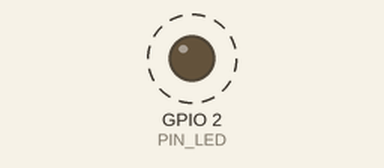
A sketch run on a simulated ESP32. Parts: output pins drawn as LEDs (lit = HIGH). Dashed ring = blinking. WiFi joins after 1.5 s; servers stay silent unless stated; uploads are accepted with an empty reply; what the sketch prints to the serial monitor is not drawn.

Above: at 2.7 s.
Timing chart, 0 to 5.0 s (numbered marks = the images above):
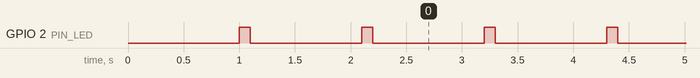

Measured:
- by itself, GPIO 2 (PIN_LED): alternates HIGH for 0.10 s and LOW for 1.0 s
- by itself, everything shown: repeats every 35.2 s, in 64 steps

The sketch:

my_esp32_led.ino
```cpp
/*
 *  This sketch sends data via HTTP GET requests to data.sparkfun.com service.
 *
 *  You need to get streamId and privateKey at data.sparkfun.com and paste them
 *  below. Or just customize this script to talk to other HTTP servers.
 *
 */
#include <Arduino.h>
#include <WiFi.h>
#include <Ticker.h>
#include <ArduinoJson.h>


int value = 0;
int led_sta = 0;

Ticker tickerLedrun;

//以下三个定义为调试定义
#define DebugBegin(baud_rate)    Serial.begin(baud_rate)
#define DebugPrintln(message)    Serial.println(message)
#define DebugPrint(message)    Serial.print(message)

const char* ssid     = "Tigerots";        // XXXXXX -- 使用时请修改为当前你的 wifi ssid
const char* password = "9955995599";      // XXXXXX -- 使用时请修改为当前你的 wifi 密码
const char* host = "api.seniverse.com";
const char* APIKEY = "wcmquevztdy1jpca";  //API KEY
const char* city = "guangzhou";
const char* language = "zh-Hans";         //zh-Hans 简体中文  会显示乱码

const unsigned long BAUD_RATE = 115200;   // serial connection speed
const unsigned long HTTP_TIMEOUT = 5000;  // max respone time from server
const size_t MAX_CONTENT_SIZE = 1000;     // max size of the HTTP response

// 我们要从此网页中提取的数据的类型
struct WeatherData
{
    char city[16];//城市名称
    char weather[32];//天气介绍（多云...）
    char temp[16];//温度
    char udate[32];//更新时间
};

WiFiClient client;
char response[MAX_CONTENT_SIZE];
char endOfHeaders[] = "\r\n\r\n";


void setup()
{
    // 每隔xs调用一次
    led_sta = 0;
    tickerLedrun.attach_ms(100, my_led_sta);
    delay(10);

    WiFi.mode(WIFI_STA);     //设置esp8266 工作模式
    DebugBegin(BAUD_RATE);
    DebugPrint("Connecting to "); //写几句提示，哈哈
    DebugPrintln(ssid);
    WiFi.begin(ssid, password);   //连接wifi
    WiFi.setAutoConnect(true);
    while (WiFi.status() != WL_CONNECTED)
    {
      //这个函数是wifi连接状态，返回wifi链接状态
      delay(500);
      DebugPrint(".");
    }
    DebugPrintln("");
    DebugPrintln("WiFi connected");
    delay(500);
    DebugPrintln("IP address: ");
    DebugPrintln(WiFi.localIP()); //WiFi.localIP()返回8266获得的ip地址
    client.setTimeout(HTTP_TIMEOUT);
}

void loop()
{
    //判断tcp client是否处于连接状态，不是就建立连接
    while (!client.connected())
    {
        if (!client.connect(host, 80))
        {
            DebugPrintln("connection....");
            delay(500);
        }
        DebugPrintln("tig_log: tcp连接成功");
    }
    //发送http请求 并且跳过响应头 直接获取响应body
    if (sendRequest(host, city, APIKEY) )
    {
        DebugPrintln("tig_log: 发送指令");
        delay(1000);

        if(skipResponseHeaders())
        {
            //清除缓冲
            clrEsp8266ResponseBuffer();
            //读取响应数据
            readReponseContent(response, sizeof(response));
            WeatherData weatherData;
            if (parseUserData(response, &weatherData))
            {
                printUserData(&weatherData);
            }
        }
    }
    delay(10000);//每5s调用一次
}


void my_led_sta(void)
{
    my_led_run(led_sta);
}

/********************************************************
 * LED指示灯闪烁函数
*********************************************************/
#define PIN_LED 2
#define my_led_off  digitalWrite(PIN_LED,LOW)
#define my_led_on   digitalWrite(PIN_LED,HIGH)
int lastTime = 0, currTime = 0;
void my_led_run(int sta)
{
    pinMode(PIN_LED, OUTPUT);// LED引脚初始化
    currTime = millis();
    switch(sta)
    {
        case 0:
            if((currTime - lastTime) > 1000)
            {
                lastTime = currTime;
                my_led_off;//关闭LED
            }
            else if((currTime - lastTime) > 900)
            {
                my_led_on;//点亮LED
            }
            else
            {
                my_led_off;//关闭LED
            }
        break;
        case 1:
            if((currTime - lastTime) > 1000)
            {
                lastTime = currTime;
                my_led_off;//关闭LED
            }
            else if((currTime - lastTime) > 500)
            {
                my_led_on;//点亮LED
            }
            else
            {
                my_led_off;//关闭LED
            }
        break;
        case 2:
            if((currTime - lastTime) > 2000)
            {
                lastTime = currTime;
                my_led_off;
            }
            else if((currTime - lastTime) > 1900)
            {
                my_led_on;
            }
            else if((currTime - lastTime) > 1800)
            {
                my_led_off;
            }
            else if((currTime - lastTime) > 1700)
            {
                my_led_on;
            }
            else
            {
                my_led_off;
            }
        break;
        default:
          my_led_on;
        break;
    }
}
//串口接收函数
void my_serial_read(void)
{
    //如果缓冲区中有数据,则读取并输出
    if(Serial.available()>0)
    {
        char ch = Serial.read();
        Serial.print(ch);
        if((ch<0x33)&&(ch>=0x30))
        {
            led_sta = ch-0x30;
        }
    }
}


/**
* @发送http请求指令
*/
bool sendRequest(const char* host, const char* cityid, const char* apiKey) {
  // We now create a URI for the request
  //心知天气  发送http请求
  String GetUrl = "/v3/weather/now.json?key=";
  GetUrl += apiKey;
  GetUrl += "&location=";
  GetUrl += city;
  GetUrl += "&language=";
  GetUrl += language;
  // This will send the request to the server
  client.print(String("GET ") + GetUrl + " HTTP/1.1\r\n" +
               "Host: " + host + "\r\n" +
               "Connection: close\r\n\r\n");

  DebugPrintln("create a request:");
  DebugPrintln(String("GET ") + GetUrl + " HTTP/1.1\r\n" +
               "Host: " + host + "\r\n" +
               "Connection: close\r\n");
  delay(1000);
  return true;
}

/**
* @Desc 跳过 HTTP 头，使我们在响应正文的开头
*/
bool skipResponseHeaders()
{
    // HTTP headers end with an empty line
    bool ok = client.find(endOfHeaders);
    if (!ok)
    {
        DebugPrintln("No response or invalid response!");
    }
    DebugPrintln("tig_log: 收到结尾");
    return ok;
}

/**
* @Desc 从HTTP服务器响应中读取正文
*/
void readReponseContent(char* content, size_t maxSize)
{
  int rxcnt = 0;
  size_t len = 0;

  rxcnt = client.available();
  DebugPrint("tig_log: 可读字节数");
  DebugPrintln(rxcnt);
  if(rxcnt < maxSize)
  {
    len = client.readBytes(content, rxcnt);//此处如果读取字节数rxcnt大于实际返回数,会阻塞
  }

  delay(100);
  DebugPrintln("Get the data from Internet!");
  content[len] = 0;
  DebugPrintln(content);
  DebugPrintln("Read data Over!");
  client.flush();//清除一下缓冲
}

/**
 * @Desc 解析数据 Json解析
 * 数据格式如下：
 * {
 *    "results": [
 *        {
 *            "location": {
 *                "id": "WX4FBXXFKE4F",
 *                "name": "北京",
 *                "country": "CN",
 *                "path": "北京,北京,中国",
 *                "timezone": "Asia/Shanghai",
 *                "timezone_offset": "+08:00"
 *            },
 *            "now": {
 *                "text": "多云",
 *                "code": "4",
 *                "temperature": "23"
 *            },
 *            "last_update": "2017-09-13T09:51:00+08:00"
 *        }
 *    ]
 *}
 */
bool parseUserData(char* content, struct WeatherData* weatherData) {
//    -- 根据我们需要解析的数据来计算JSON缓冲区最佳大小
//   如果你使用StaticJsonBuffer时才需要
//    const size_t BUFFER_SIZE = 1024;
//   在堆栈上分配一个临时内存池
//    StaticJsonBuffer<BUFFER_SIZE> jsonBuffer;
//    -- 如果堆栈的内存池太大，使用 DynamicJsonBuffer jsonBuffer 代替
  DynamicJsonBuffer jsonBuffer;

  JsonObject& root = jsonBuffer.parseObject(content);

  if (!root.success())
  {
    DebugPrintln("JSON parsing failed!");
    return false;
  }

  //复制我们感兴趣的字符串
  strcpy(weatherData->city, root["results"][0]["location"]["name"]);
  strcpy(weatherData->weather, root["results"][0]["now"]["text"]);
  strcpy(weatherData->temp, root["results"][0]["now"]["temperature"]);
  strcpy(weatherData->udate, root["results"][0]["last_update"]);
  //  -- 这不是强制复制，你可以使用指针，因为他们是指向“内容”缓冲区内，所以你需要确保
  //   当你读取字符串时它仍在内存中
  return true;
}

// 打印从JSON中提取的数据
void printUserData(const struct WeatherData* weatherData) {
  DebugPrintln("Print parsed data :");
  DebugPrint("City : ");
  DebugPrint(weatherData->city);
  DebugPrint(", \r\n");
  DebugPrint("Weather : ");
  DebugPrint(weatherData->weather);
  DebugPrint(", \r\n");
  DebugPrint("Temp : ");
  DebugPrint(weatherData->temp);
  DebugPrint(" C");
  DebugPrint(",\r\n");
  DebugPrint("Last Updata : ");
  DebugPrint(weatherData->udate);
  DebugPrintln("\r\n");
}

// 关闭与HTTP服务器连接
void stopConnect()
{
  DebugPrintln("Disconnect");
  client.stop();
}

void clrEsp8266ResponseBuffer(void)
{
    memset(response, 0, MAX_CONTENT_SIZE);      //清空
}
```
